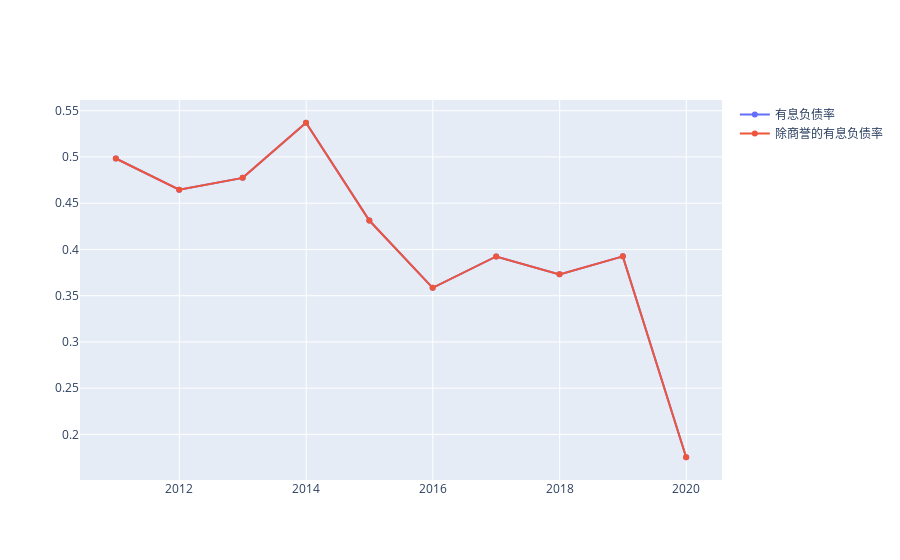

Notebook code cell kept with this figure:
### Code cell
fig = go.Figure()
fig.add_trace(go.Scatter(x=data_df.index, y=data_df['debts_yx']/ data_df['total_assets'],name='有息负债率'))
fig.add_trace(go.Scatter(x=data_df.index, y=data_df['debts_yx'] / (data_df['total_assets'] - data_df['goodwill']),name='除商誉的有息负债率'))
fig.show()

### Figure 1 — Plotly figure (JSON) as saved in the notebook; plotly's stock layout.template omitted (floating-point values rounded to 4 significant figures)
{"data": [{"name": "有息负债率", "type": "scatter", "x": ["2010-12-31", "2011-12-31", "2012-12-31", "2013-12-31", "2014-12-31", "2015-12-31", "2016-12-31", "2017-12-31", "2018-12-31", "2019-12-31"], "y": [0.4984, 0.4647, 0.4774, 0.537, 0.4312, 0.3585, 0.3924, 0.3731, 0.3925, 0.1753]}, {"name": "除商誉的有息负债率", "type": "scatter", "x": ["2010-12-31", "2011-12-31", "2012-12-31", "2013-12-31", "2014-12-31", "2015-12-31", "2016-12-31", "2017-12-31", "2018-12-31", "2019-12-31"], "y": [0.4984, 0.4647, 0.4774, 0.537, 0.4312, 0.3585, 0.3924, 0.3731, 0.3925, 0.1753]}], "layout": {"autosize": true, "xaxis": {"autorange": true, "range": ["2010-06-17 16:12:19.6816", "2020-07-14 07:47:40.3184"], "type": "date"}, "yaxis": {"autorange": true, "range": [0.1488, 0.5635], "type": "linear"}}}
